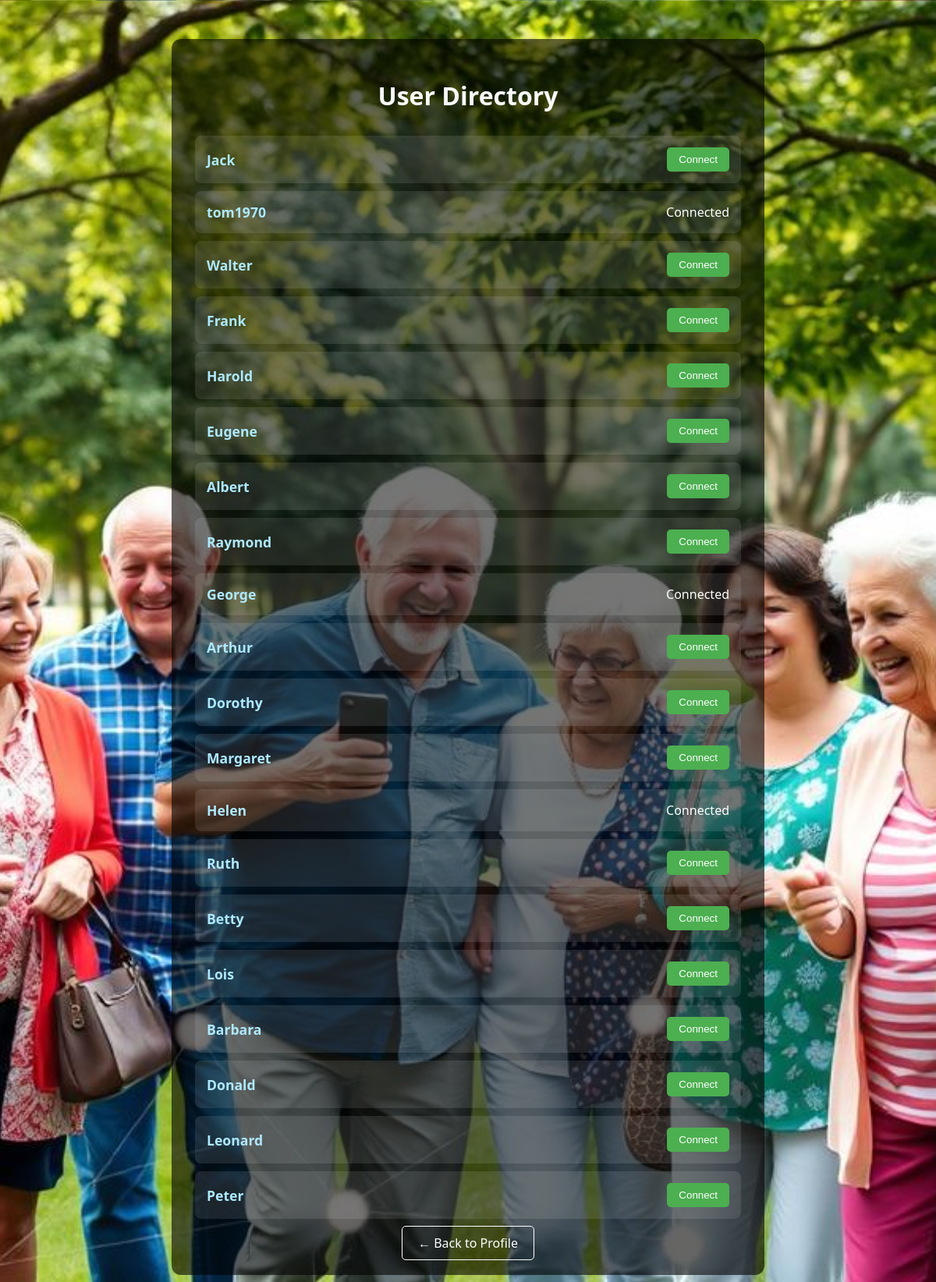
/users (signed in), run on the app's committed database.
### tables this page shows
CREATE TABLE users (
                id INTEGER PRIMARY KEY AUTOINCREMENT,
                username TEXT UNIQUE NOT NULL,
                password TEXT NOT NULL
            , age INTEGER, bio TEXT, interests TEXT);

### app.py (the view)
@app.route('/users')
@login_required
def users():
    other_users = User.get_all_except(current_user.id)
    return render_template('user_directory.html', users=other_users, current_user=current_user, is_connected=User.is_connected)

### app.py (called while the page is built)
@login_manager.user_loader
def load_user(user_id):
    return User.get_by_id(user_id)

### models.py (called while the page is built)
    @staticmethod
    def get_by_id(user_id):
        with sqlite3.connect(DB_NAME) as conn:
            c = conn.cursor()
            c.execute("SELECT id, username, password, age, bio, interests FROM users WHERE id = ?", (user_id,))
            row = c.fetchone()
            if row:
                return User(*row)
        return None

    @staticmethod
    def get_all_except(user_id):
        with sqlite3.connect(DB_NAME) as conn:
            c = conn.cursor()
            c.execute("SELECT id, username, password FROM users WHERE id != ?", (user_id,))
            rows = c.fetchall()
            return [User(*row) for row in rows]

    @staticmethod
    def is_connected(user_id, friend_id):
        with sqlite3.connect(DB_NAME) as conn:
            c = conn.cursor()
            c.execute("SELECT 1 FROM connections WHERE user_id = ? AND friend_id = ?", (user_id, friend_id))
            return c.fetchone() is not None

### templates/user_directory.html (shortened to what this page needs)
<!DOCTYPE html>
<html>
<head>
</head>
<body>
    <div class="container">
        <h1>User Directory</h1>
        {% for user in users %}
            <div class="user-card">
                <a class="user-name" href="{{ url_for('view_user', user_id=user.id) }}">
                    {{ user.username }}
                </a>
                {% if not is_connected(current_user.id, user.id) %}
                    <form method="POST" action="{{ url_for('connect', user_id=user.id) }}">
                        <button type="submit">Connect</button>
                    </form>
                {% else %}
                    <span>Connected</span>
                {% endif %}
            </div>
        {% endfor %}
        <div class="back-home">
            <a href="{{ url_for('profile') }}">← Back to Profile</a>
        </div>
    </div>
</body>
</html>

### templates/user_directory.html (style rules this page uses)
body { font-family: 'Segoe UI', sans-serif; background-image: url('/static/bg-users.jpg'); background-size: cover; background-position: center; color: #fff; text-align: center; margin: 0; padding: 0; }
.container { background: rgba(0, 0, 0, 0.6); padding: 30px; margin: 50px auto; max-width: 700px; border-radius: 12px; }
h1 { margin-bottom: 30px; font-size: 2em; color: #f9f9f9; }
.user-card { background: rgba(255, 255, 255, 0.1); margin: 10px 0; padding: 15px; border-radius: 8px; display: flex; justify-content: space-between; align-items: center; }
.user-name { font-size: 1.1em; font-weight: bold; color: #aee9ff; text-decoration: none; transition: color 0.3s ease; }
.user-card form button { background-color: #4CAF50; color: white; border: none; padding: 8px 15px; border-radius: 5px; cursor: pointer; }
.back-home { margin-top: 20px; }
.back-home a { color: #fff; text-decoration: none; padding: 10px 20px; border: 1px solid #fff; border-radius: 5px; transition: 0.3s; }

### data on the page
users: username "Jack"
users: username "tom1970", shows "Connected"
users: username "Walter"
users: username "Frank"
users: username "Harold"
users: username "Eugene"
users: username "Albert"
users: username "Raymond"
users: username "George", shows "Connected"
users: username "Arthur"
users: username "Dorothy"
users: username "Margaret"
users: username "Helen", shows "Connected"
users: username "Ruth"
users: username "Betty"
users: username "Lois"
users: username "Barbara"
users: username "Donald"
users: username "Leonard"
users: username "Peter"
